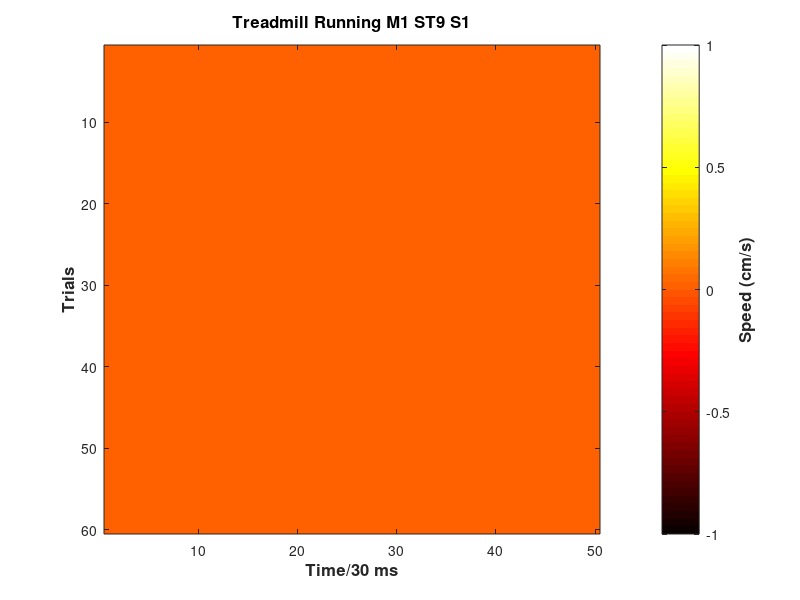
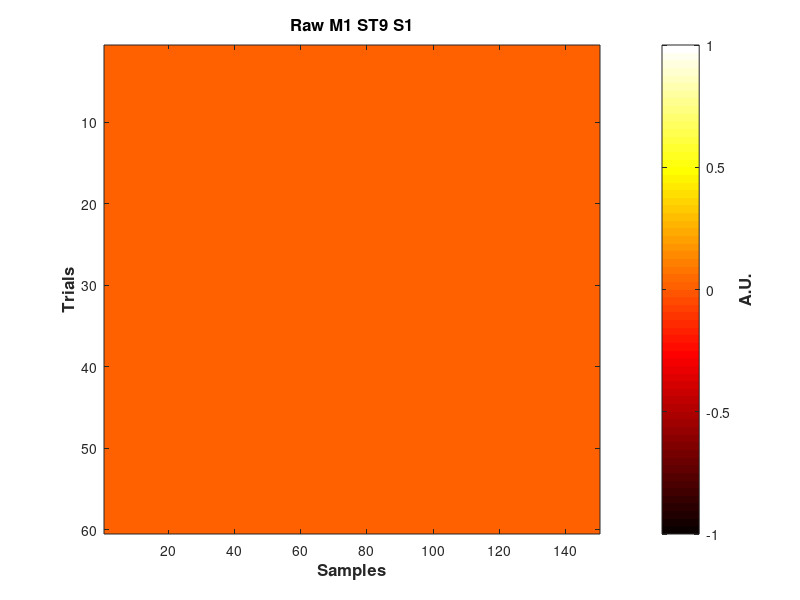

MATLAB code for these plots, in order: (Note: this script raises an error after producing the figures.)
% AUTHOR - Kambadur Ananthamurthy
% PURPOSE - Read raw .csv files for the treadmill motion data
% EXPERIMENT SUMMARY - The position of the treadmill is read out every 10 ms
%                      by point detecting IR reflectance off of a circular
%                      pattern of black and white squares (0.5 cm side)
%                      along the periphery.

tic
clear all
%close all

addpath('/Users/ananth/Documents/MATLAB/CustomFunctions/')

%Please work with the data from all sessions of an animal, before proceeding to the next animal

clear all
%close all

%Operations (0 == Don't Perform; 1 == Perform)
saveData = 1;
doMotionAnalysis = 1;
plotFigures = 1;

direc = '/Users/ananth/Desktop/Work/Behaviour/Motion/';
saveDirec = '/Users/ananth/Desktop/Work/Analysis/MotionAnalysis/';

%Dataset details
sessionType = 9;
%mice = [1 2 3 4 5];
%mice = 2;
mice = [1 3 4];
%mice = [2 5];
nSessions = 15;
nTrials = 61; % NOTE: The first trial is a dummy

%startSession = nSessions;
startSession = 1;
startTrial = 1;

nHeaderLines = 5;

fontSize = 12;

dataSize = zeros(nTrials,1);

samplingRate = 100; % Hz
trialDuration = 1.5; % seconds
nSamples = floor(samplingRate*trialDuration);

distanceLC = 0.5; %cm
timeLC = 0.03; % seconds
threshold = 700;

win4avg = samplingRate*timeLC; % samples

for mouse = 1:length(mice)
    mouseName = ['M' num2str(mice(mouse))];
    
    for session = startSession:nSessions
        dataset = ['Mouse' mouseName '_SessionType' num2str(sessionType) '_Session' num2str(session)];
        disp(['Working on ' dataset])
        
        if doMotionAnalysis == 1
            disp('Performing motion analysis ...')
            
            % Preallocation
            rawSession = zeros(nTrials, nSamples);
            motion = zeros(nTrials, (nSamples/win4avg));
            rawTrialLowEdge = zeros(nSamples,1);
            
            for trial = startTrial:nTrials
                disp(['Trial ' num2str(trial-1)])
                try
                    fileName = [direc 'Mouse' mouseName '/' dataset '/Trial' num2str(trial) '.csv'];
                    rawData = csvread(fileName, nHeaderLines, 0);
                catch
                    disp(['[ERROR] ' dataset ' Trial ' num2str(trial) ' not found!'])
                    break
                end
                rawSession(trial,:) = rawData(1:nSamples,1); % has only motion data
                rawTrial = rawSession(trial,:)>threshold; % binarize
                %rawTrialDiff = diff(rawTrial); % differential (NOTE: n-1 element output)
                %rawTrialLowEdge(find(rawTrialDiff == -1) + 1) = 1;
                
                % Reshape to get the averaging window
                %rawTrialLowEdgeReshaped = reshape(rawTrialLowEdge, [win4avg nSamples/win4avg]);
                %motion(trial,:) = sum(rawTrialLowEdgeReshaped,1)*(distanceLC/timeLC);
                rawTrialReshaped = reshape(rawTrial, [win4avg nSamples/win4avg]);
                motion(trial,:) = mean(rawTrialReshaped,1)*(distanceLC/timeLC);
                disp('... done!')
            end
            % Get rid of the dummy trial
            motion(1,:) = [];
            rawSession(1,:) = [];
            
            if plotFigures == 1
                figure(1)
                imagesc(motion)
                colormap(hot)
                title(['Treadmill Running ' ...
                    mouseName ' ST' num2str(sessionType) ' S' num2str(session)],...
                    'FontSize', fontSize,...
                    'FontWeight', 'bold')
                xlabel(['Time/' num2str(timeLC*1000) ' ms'], ...
                    'FontSize', fontSize,...
                    'FontWeight', 'bold')
                ylabel('Trials', ...
                    'FontSize', fontSize,...
                    'FontWeight', 'bold')
                z = colorbar;
                ylabel(z,'Speed (cm/s)',...
                    'FontSize', fontSize,...
                    'FontWeight', 'bold')
                
                print(['/Users/ananth/Desktop/figs/motion_heatmap_' mouseName ...
                    '_ST' num2str(sessionType) ...
                    '_S' num2str(session)],...
                    '-djpeg');
                
                figure(2)
                imagesc(rawSession)
                colormap(hot)
                title(['Raw ' ...
                    mouseName ' ST' num2str(sessionType) ' S' num2str(session)],...
                    'FontSize', fontSize,...
                    'FontWeight', 'bold')
                xlabel('Samples', ...
                    'FontSize', fontSize,...
                    'FontWeight', 'bold')
                ylabel('Trials', ...
                    'FontSize', fontSize,...
                    'FontWeight', 'bold')
                z = colorbar;
                ylabel(z,'A.U.',...
                    'FontSize', fontSize,...
                    'FontWeight', 'bold')
                
                print(['/Users/ananth/Desktop/figs/Motion/runningRaw_heatmap_' mouseName ...
                    '_ST' num2str(sessionType) ...
                    '_S' num2str(session)],...
                    '-djpeg');
            end
            
            if saveData == 1
                saveFolder = [saveDirec 'Mouse' mouseName '/' dataset '/'];
                if ~isdir(saveFolder)
                    mkdir(saveFolder);
                end
                
                % Save motion data
                save([saveFolder 'motion.mat' ], ...
                    'rawSession', 'motion', ...
                    'threshold', 'distanceLC', 'timeLC', ...
                    'samplingRate', 'trialDuration')
            end
        end
    end
end
toc
disp('All done!')